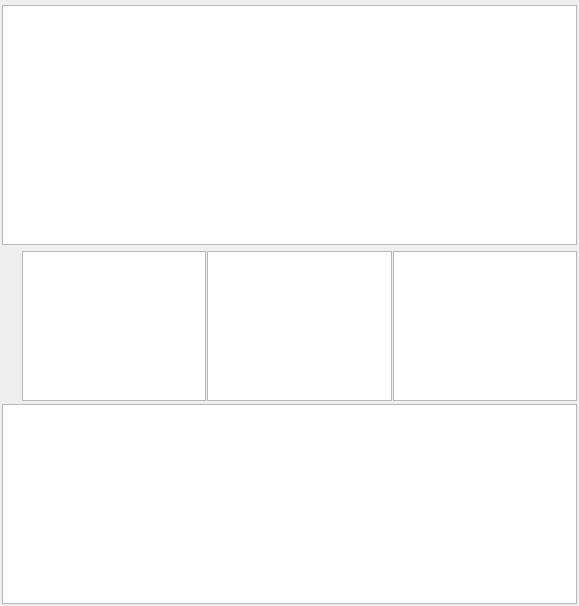
<?xml version="1.0" encoding="UTF-8"?>
<ui version="4.0">
 <class>ConflictReport</class>
 <widget class="QWidget" name="ConflictReport">
  <property name="geometry">
   <rect>
    <x>0</x>
    <y>0</y>
    <width>579</width>
    <height>563</height>
   </rect>
  </property>
  <property name="windowTitle">
   <string>Form</string>
  </property>
  <layout class="QVBoxLayout" name="verticalLayout">
   <property name="spacing">
    <number>3</number>
   </property>
   <property name="leftMargin">
    <number>2</number>
   </property>
   <property name="topMargin">
    <number>2</number>
   </property>
   <property name="rightMargin">
    <number>2</number>
   </property>
   <property name="bottomMargin">
    <number>2</number>
   </property>
   <item>
    <widget class="CharacterSelectorButtons" name="wdgCharacterSelector" native="true"/>
   </item>
   <item>
    <widget class="ChartView" name="chartViewConflictTypes">
     <property name="minimumSize">
      <size>
       <width>240</width>
       <height>240</height>
      </size>
     </property>
     <property name="sizeAdjustPolicy">
      <enum>QAbstractScrollArea::AdjustIgnored</enum>
     </property>
    </widget>
   </item>
   <item>
    <widget class="Subtitle" name="subtitle" native="true">
     <property name="title" stdset="0">
      <string>Personal conflicts</string>
     </property>
     <property name="icon" stdset="0">
      <string>fa5s.user</string>
     </property>
     <property name="description" stdset="0">
      <string>Personal conflicts grouped by gender, supporter role, and Enneagram</string>
     </property>
    </widget>
   </item>
   <item>
    <layout class="QHBoxLayout" name="horizontalLayout">
     <property name="spacing">
      <number>1</number>
     </property>
     <property name="leftMargin">
      <number>20</number>
     </property>
     <item>
      <widget class="ChartView" name="chartViewGender">
       <property name="minimumSize">
        <size>
         <width>150</width>
         <height>150</height>
        </size>
       </property>
      </widget>
     </item>
     <item>
      <widget class="ChartView" name="chartViewRole">
       <property name="minimumSize">
        <size>
         <width>150</width>
         <height>150</height>
        </size>
       </property>
      </widget>
     </item>
     <item>
      <widget class="ChartView" name="chartViewEnneagram">
       <property name="minimumSize">
        <size>
         <width>150</width>
         <height>150</height>
        </size>
       </property>
      </widget>
     </item>
    </layout>
   </item>
   <item>
    <widget class="ChartView" name="chartViewIntensity">
     <property name="minimumSize">
      <size>
       <width>0</width>
       <height>200</height>
      </size>
     </property>
    </widget>
   </item>
  </layout>
 </widget>
 <customwidgets>
  <customwidget>
   <class>ChartView</class>
   <extends>QGraphicsView</extends>
   <header>src.main.python.plotlyst.view.widget.display</header>
  </customwidget>
  <customwidget>
   <class>Subtitle</class>
   <extends>QWidget</extends>
   <header>src.main.python.plotlyst.view.widget.display</header>
  </customwidget>
  <customwidget>
   <class>CharacterSelectorButtons</class>
   <extends>QWidget</extends>
   <header>src.main.python.plotlyst.view.widget.characters</header>
   <container>1</container>
  </customwidget>
 </customwidgets>
 <resources/>
 <connections/>
</ui>
